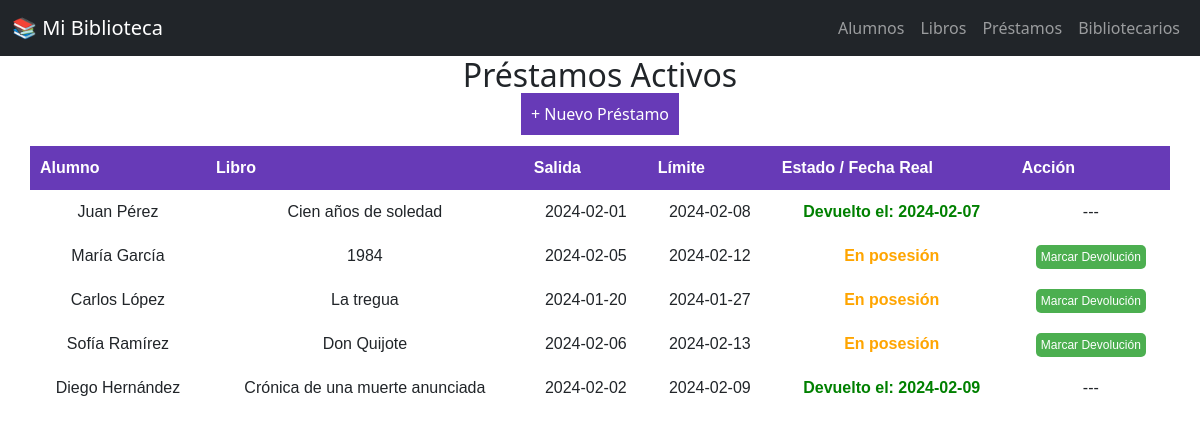
Screenshot of /biblio_escolar/index_prestamos.php with the database file from the repository.
### tables this page shows
CREATE TABLE `prestamo` (
  `id_prestamo` int NOT NULL AUTO_INCREMENT,
  `id_alumno` int DEFAULT NULL,
  `id_libro` int DEFAULT NULL,
  `id_bibliotecario` int DEFAULT NULL,
  `fecha_salida` date NOT NULL,
  `fecha_entrega_esperada` date NOT NULL,
  `fecha_devolucion_real` date DEFAULT NULL,
  PRIMARY KEY (`id_prestamo`),
  KEY `fk_alumno` (`id_alumno`),
  KEY `fk_libro` (`id_libro`),
  KEY `fk_bibliotecario` (`id_bibliotecario`),
  CONSTRAINT `fk_alumno` FOREIGN KEY (`id_alumno`) REFERENCES `alumno` (`id_alumno`),
  CONSTRAINT `fk_bibliotecario` FOREIGN KEY (`id_bibliotecario`) REFERENCES `bibliotecario` (`id_bibliotecario`),
  CONSTRAINT `fk_libro` FOREIGN KEY (`id_libro`) REFERENCES `libro` (`id_libro`)
);

CREATE TABLE `alumno` (
  `id_alumno` int NOT NULL AUTO_INCREMENT,
  `nombre` varchar(100) NOT NULL,
  `grado_grupo` varchar(20) DEFAULT NULL,
  `email` varchar(100) DEFAULT NULL,
  PRIMARY KEY (`id_alumno`),
  UNIQUE KEY `email` (`email`)
);

CREATE TABLE `libro` (
  `id_libro` int NOT NULL AUTO_INCREMENT,
  `titulo` varchar(150) NOT NULL,
  `autor` varchar(100) DEFAULT NULL,
  `isbn` varchar(20) DEFAULT NULL,
  `estado` enum('disponible','prestado') DEFAULT 'disponible',
  PRIMARY KEY (`id_libro`),
  UNIQUE KEY `isbn` (`isbn`)
);

### biblio_escolar/index_prestamos.php (the view, shortened to what this page needs)
<?php
include 'db.php';
$query = "SELECT p.id_prestamo, p.id_libro, a.nombre AS alumno, l.titulo AS libro,
                 p.fecha_salida, p.fecha_entrega_esperada, p.fecha_devolucion_real
          FROM prestamo p
          JOIN alumno a ON p.id_alumno = a.id_alumno
          JOIN libro l ON p.id_libro = l.id_libro";
$resultado = mysqli_query($conexion, $query);
?>
<!DOCTYPE html>
<html lang="es">
<head>
</head>
<body>
    <?php include 'menu.php'; ?>
    <h2 style="text-align:center;">Préstamos Activos</h2>
    <div style="text-align:center; margin-bottom: 20px;">
        <a href="formulario_prestamo.php" style="background: #673AB7; color: white; padding: 10px; text-decoration: none;">+ Nuevo Préstamo</a>
    </div>
    <table>
        <tr>
            <th>Alumno</th>
            <th>Libro</th>
            <th>Salida</th>
            <th>Límite</th>
            <th>Estado / Fecha Real</th>
            <th>Acción</th>
        </tr>
        <?php while($row = mysqli_fetch_assoc($resultado)) { ?>
        <tr>
            <td><?php echo $row['alumno']; ?></td>
            <td><?php echo $row['libro']; ?></td>
            <td><?php echo $row['fecha_salida']; ?></td>
            <td><?php echo $row['fecha_entrega_esperada']; ?></td>
            <td>
                <?php if($row['fecha_devolucion_real']) { ?>
                    <span class="devuelto">Devuelto el: <?php echo $row['fecha_devolucion_real']; ?></span>
                <?php } else { ?>
                    <span class="pendiente">En posesión</span>
                <?php } ?>
            </td>
            <td>
                <?php if(!$row['fecha_devolucion_real']) { ?>
                    <a href="devolver.php?id_prestamo=<?php echo $row['id_prestamo']; ?>&id_libro=<?php echo $row['id_libro']; ?>" class="btn-dev">Marcar Devolución</a>
                <?php } else { echo "---"; } ?>
            </td>
        </tr>
        <?php } ?>
    </table>
</body>
</html>

### biblio_escolar/index_prestamos.php (style rules this page uses)
table { width: 95%; margin: auto; border-collapse: collapse; font-family: Arial; }
th, td { padding: 10px; border: 1px solid #ddd; text-align: center; }
th { background: #673AB7; color: white; }
.devuelto { color: green; font-weight: bold; }
.pendiente { color: orange; font-weight: bold; }
.btn-dev { background: #4CAF50; color: white; padding: 5px; text-decoration: none; border-radius: 5px; font-size: 12px; }

### rows the page displays
prestamo: id_alumno.nombre "Juan Pérez", id_libro.titulo "Cien años de soledad", fecha_salida "2024-02-01", fecha_entrega_esperada "2024-02-08", fecha_devolucion_real "2024-02-07"
prestamo: id_alumno.nombre "María García", id_libro.titulo "1984", fecha_salida "2024-02-05", fecha_entrega_esperada "2024-02-12", shows "En posesión"
prestamo: id_alumno.nombre "Carlos López", id_libro.titulo "La tregua", fecha_salida "2024-01-20", fecha_entrega_esperada "2024-01-27", shows "En posesión"
prestamo: id_alumno.nombre "Sofía Ramírez", id_libro.titulo "Don Quijote", fecha_salida "2024-02-06", fecha_entrega_esperada "2024-02-13", shows "En posesión"
prestamo: id_alumno.nombre "Diego Hernández", id_libro.titulo "Crónica de una muerte anunciada", fecha_salida "2024-02-02", fecha_entrega_esperada "2024-02-09", fecha_devolucion_real "2024-02-09"
